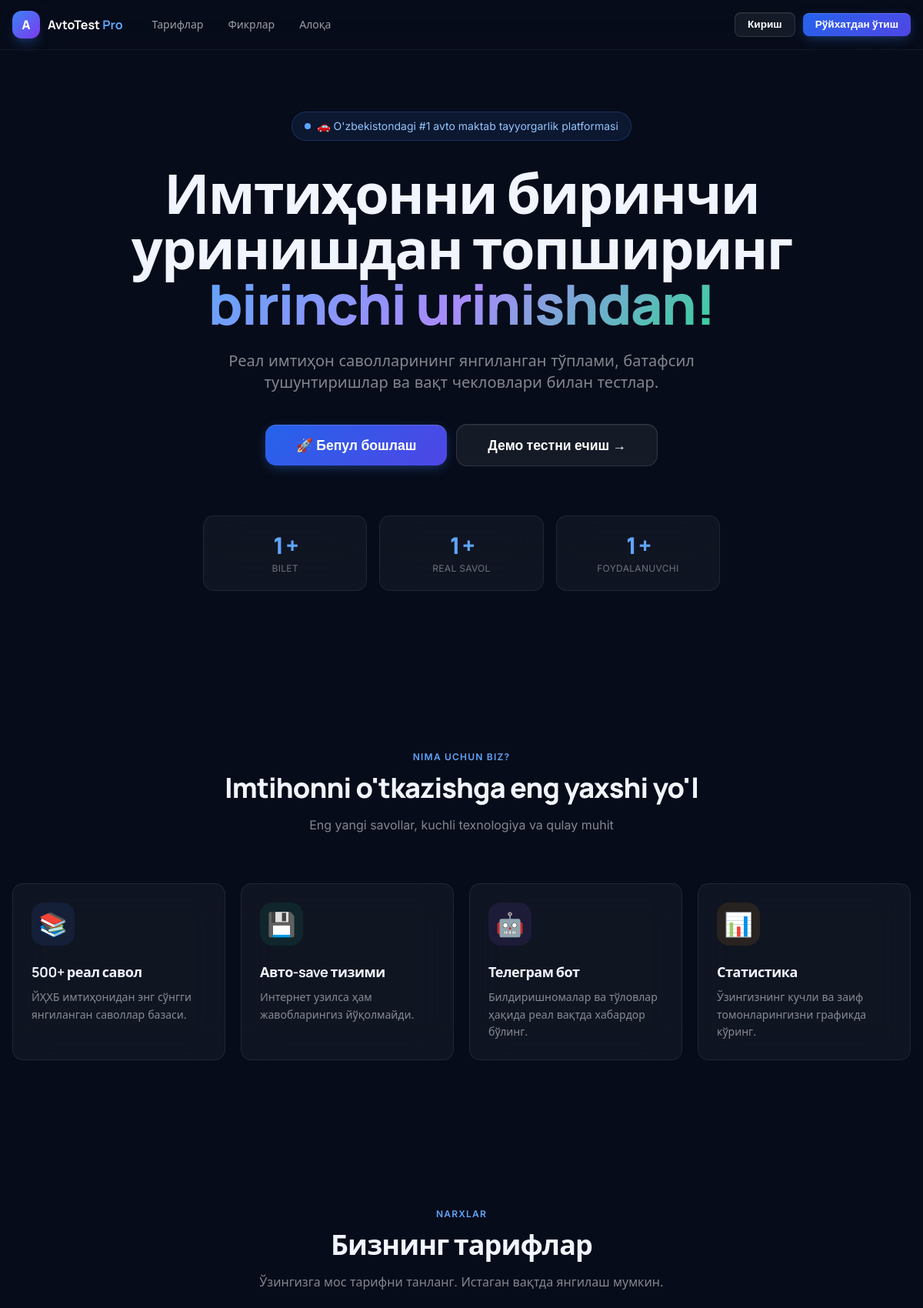
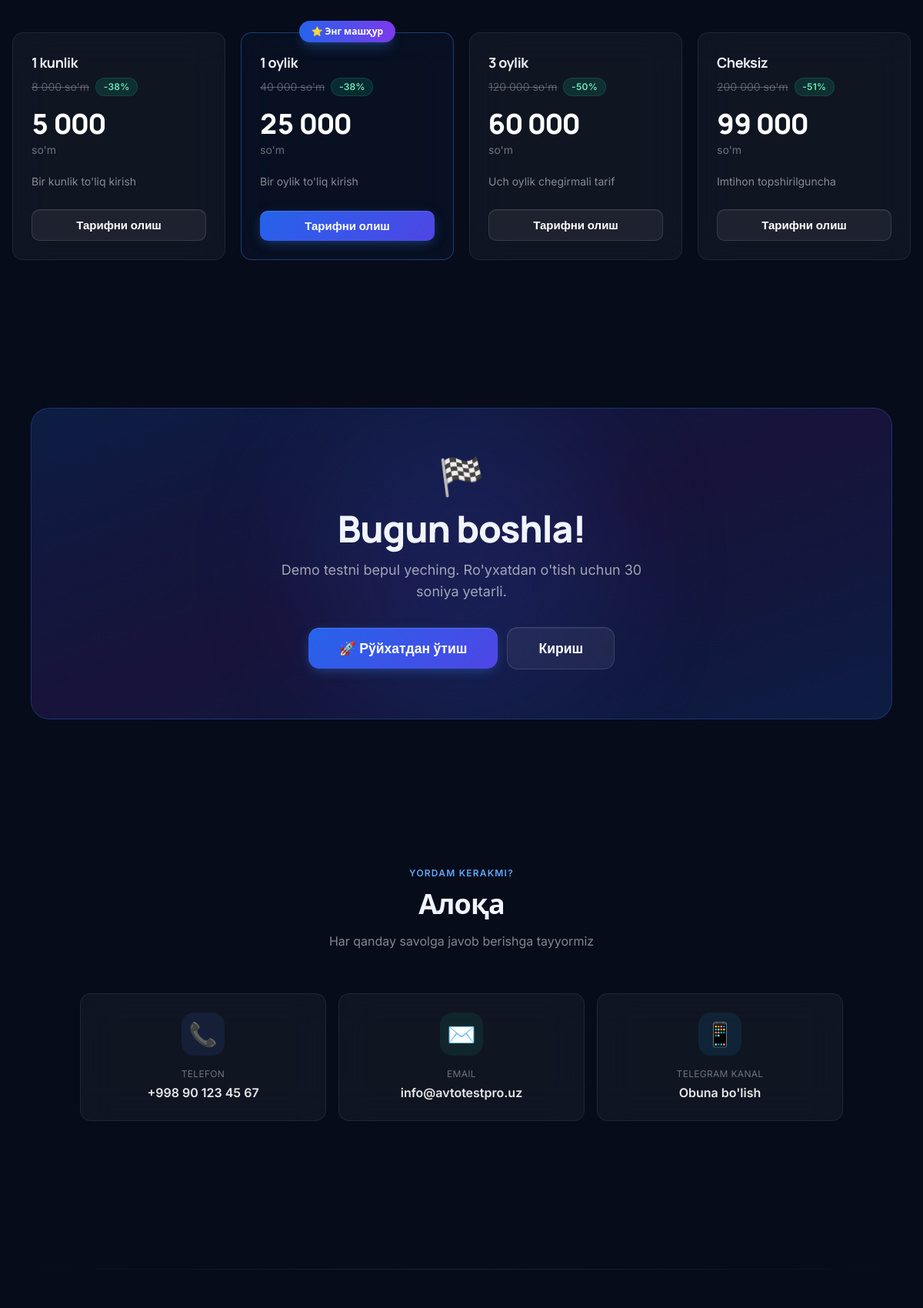
/?til=uz_cyrl (upper part), run on the app's committed database (2 pictures, top to bottom).
### tables this page shows
CREATE TABLE IF NOT EXISTS `tariflar` (
    `id`          INT UNSIGNED AUTO_INCREMENT PRIMARY KEY,
    `nomi`        VARCHAR(100) NOT NULL,
    `tavsif`      TEXT         DEFAULT NULL,
    `tur`         ENUM('kun','oy','bilet') DEFAULT 'oy',
    `qiymat`      INT UNSIGNED DEFAULT 1,
    `narx`        DECIMAL(12,2) NOT NULL,
    `eski_narx`   DECIMAL(12,2) DEFAULT NULL,
    `mashhur`     TINYINT(1)   DEFAULT 0,
    `tartib`      INT          DEFAULT 0,
    `holat`       ENUM('faol','nofaol') DEFAULT 'faol',
    `yaratilgan`  DATETIME     DEFAULT CURRENT_TIMESTAMP,
    INDEX `idx_holat` (`holat`)
);

### public_html/config/auth.php (called while the page is built, shortened)
<?php
require_once __DIR__ . '/database.php';
require_once __DIR__ . '/../includes/security.php';
$TIL = $_SESSION['til'] ?? $_COOKIE['til'] ?? TIL_DEFAULT;
$tarjima_fayl = __DIR__ . '/../lang/' . $TIL . '.php';
$tarjimalar   = file_exists($tarjima_fayl) ? require $tarjima_fayl : [];
function t(string $kalit, array $almashtir = []): string
{
    global $tarjimalar;
    $matn = $tarjimalar[$kalit] ?? $kalit;
    return $matn;
}

### public_html/includes/security.php (called while the page is built, shortened)
<?php
require_once __DIR__ . '/../config/database.php';
function e(mixed $matn): string
{
    return htmlspecialchars((string) $matn, ENT_QUOTES | ENT_SUBSTITUTE, 'UTF-8');
}

### public_html/config/database.php (called while the page is built, shortened)
<?php
function db(): PDO
{
    static $pdo = null;
    if ($pdo !== null) {
        return $pdo;
    }
    $dsn = sprintf('mysql:host=%s;dbname=%s;charset=%s', DB_HOST, DB_NAME, DB_CHARSET);
    try {
        $pdo = new PDO($dsn, DB_USER, DB_PASS, [
            PDO::ATTR_ERRMODE            => PDO::ERRMODE_EXCEPTION,
            PDO::ATTR_DEFAULT_FETCH_MODE => PDO::FETCH_ASSOC,
            PDO::ATTR_EMULATE_PREPARES   => false,
            PDO::MYSQL_ATTR_INIT_COMMAND => "SET NAMES utf8mb4 COLLATE utf8mb4_unicode_ci",
            PDO::ATTR_PERSISTENT         => false,
        ]);
    } catch (PDOException $e) {
        error_log('[AvtoTest] DB xato: ' . $e->getMessage());
        http_response_code(503);
        exit('Server vaqtinchalik mavjud emas. Iltimos, keyinroq urinib ko\'ring.');
    }
    return $pdo;
}
function db_barcha(string $sql, array $p = []): array
{
    $st = db()->prepare($sql);
    $st->execute($p);
    return $st->fetchAll();
}

### public_html/includes/funksiyalar.php (called while the page is built, shortened)
<?php
require_once __DIR__ . '/../config/database.php';
function pul(int|float $summa, string $valyuta = "so'm"): string
{
    return number_format((float) $summa, 0, '.', ' ') . ' ' . $valyuta;
}

### public_html/index.php (the view, shortened to what this page needs)
<?php
require_once __DIR__ . '/config/auth.php';
require_once __DIR__ . '/includes/funksiyalar.php';
$tariflar = db_barcha('SELECT * FROM tariflar WHERE holat = "faol" ORDER BY tartib, narx');
$bilet_son   = (int) db_qiymat('SELECT COUNT(*) FROM biletlar WHERE holat = "faol"');
$savol_son   = (int) db_qiymat('SELECT COUNT(*) FROM savollar');
$foydalanuvchi_son = (int) db_qiymat('SELECT COUNT(*) FROM foydalanuvchilar');
require_once __DIR__ . '/includes/header.php';
require_once __DIR__ . '/includes/navbar.php';
?>
<section class="relative max-w-7xl mx-auto px-4 pt-20 pb-28 text-center">
    <div class="inline-flex items-center gap-2 px-4 py-2 rounded-full
                bg-blue-500/10 border border-blue-500/25 text-blue-300 text-sm
                mb-8 fade-up animate-float">
        <span class="w-2 h-2 rounded-full bg-blue-400 animate-pulse"></span>
        🚗 O'zbekistondagi #1 avto maktab tayyorgarlik platformasi
    </div>
    <h1 class="text-4xl sm:text-6xl lg:text-7xl font-display font-black tracking-tight leading-[1.08] mb-6 fade-up"
        style="animation-delay:.1s">
        <?= e(t('hero_sarlavha')) ?>
        <br>
        <span class="grad-text">birinchi urinishdan!</span>
    </h1>
    <p class="text-lg md:text-xl text-white/50 max-w-2xl mx-auto mb-10 leading-relaxed fade-up"
       style="animation-delay:.2s">
        <?= e(t('hero_tavsif')) ?>
    </p>
    <div class="flex flex-wrap items-center justify-center gap-3 mb-16 fade-up" style="animation-delay:.3s">
        <a href="<?= e(SAYT_URL) ?>/register" class="btn btn-primary btn-xl">
            🚀 <?= e(t('hero_tugma_boshla')) ?>
        </a>
        <a href="<?= e(SAYT_URL) ?>/test" class="btn btn-ghost btn-xl">
            <?= e(t('hero_tugma_demo')) ?> →
        </a>
    </div>
    <div class="grid grid-cols-3 max-w-2xl mx-auto gap-4">
        <?php
        $hero_stats = [
            [$bilet_son.'+',         'Bilet',          '.35s'],
            [$savol_son.'+',         'Real savol',      '.45s'],
            [$foydalanuvchi_son.'+', 'Foydalanuvchi',   '.55s'],
        ];
        foreach ($hero_stats as [$v, $n, $d]):
        ?>
        <div class="glass-card py-5 px-4 fade-up" style="animation-delay:<?= $d ?>">
            <div class="text-2xl sm:text-3xl font-display font-black text-blue-400 tabnum"><?= $v ?></div>
            <div class="text-xs text-white/40 mt-1 uppercase tracking-wide"><?= $n ?></div>
        </div>
        <?php endforeach; ?>
    </div>
</section>
<section class="max-w-7xl mx-auto px-4 py-24">
    <div class="text-center mb-16 fade-up">
        <p class="text-xs text-blue-400 font-semibold uppercase tracking-widest mb-3">Nima uchun biz?</p>
        <h2 class="text-3xl md:text-4xl font-display font-black mb-4">Imtihonni o'tkazishga eng yaxshi yo'l</h2>
        <p class="text-white/50 max-w-xl mx-auto">Eng yangi savollar, kuchli texnologiya va qulay muhit</p>
    </div>
    <div class="grid sm:grid-cols-2 lg:grid-cols-4 gap-5">
        <?php
        $xususiyatlar = [
            ['📚', t('xususiyat_1_sarlavha'), t('xususiyat_1_tavsif'), 'from-blue-500 to-cyan-500',    'bg-blue-500/10 text-blue-400'],
            ['💾', t('xususiyat_2_sarlavha'), t('xususiyat_2_tavsif'), 'from-emerald-500 to-teal-500', 'bg-emerald-500/10 text-emerald-400'],
            ['🤖', t('xususiyat_3_sarlavha'), t('xususiyat_3_tavsif'), 'from-violet-500 to-purple-600','bg-violet-500/10 text-violet-400'],
            ['📊', t('xususiyat_4_sarlavha'), t('xususiyat_4_tavsif'), 'from-amber-500 to-orange-500', 'bg-amber-500/10 text-amber-400'],
        ];
        foreach ($xususiyatlar as $i => [$ico, $nom, $tavsif, $grad, $cls]):
        ?>
        <div class="glass-card glass-card-hover p-6 fade-up group" style="animation-delay:<?= 0.07*($i+1) ?>s">
            <div class="w-14 h-14 rounded-2xl <?= $cls ?> flex items-center justify-center text-3xl mb-5
                        group-hover:scale-110 transition-transform duration-300">
                <?= $ico ?>
            </div>
            <h3 class="font-display font-bold text-lg mb-2"><?= e($nom) ?></h3>
            <p class="text-sm text-white/50 leading-relaxed"><?= e($tavsif) ?></p>
        </div>
        <?php endforeach; ?>
    </div>
</section>
<section id="tariflar" class="max-w-7xl mx-auto px-4 py-24">
    <div class="text-center mb-16 fade-up">
        <p class="text-xs text-blue-400 font-semibold uppercase tracking-widest mb-3">Narxlar</p>
        <h2 class="text-3xl md:text-4xl font-display font-black mb-4"><?= e(t('tariflar_sarlavha')) ?></h2>
        <p class="text-white/50"><?= e(t('tariflar_tavsif')) ?></p>
    </div>
    <?php if (empty($tariflar)): ?>
        <div class="glass-card p-16 text-center text-white/40"><?= e(t('tariflar_yoq')) ?></div>
    <?php else: ?>
    <div class="grid sm:grid-cols-2 lg:grid-cols-4 gap-5">
        <?php foreach ($tariflar as $i => $tar): ?>
        <div class="glass-card glass-card-hover p-6 fade-up relative flex flex-col
            <?= $tar['mashhur'] ? 'border-blue-500/40 bg-blue-500/[0.04]' : '' ?>"
             style="animation-delay:<?= 0.07*($i+1) ?>s">
            <?php if ($tar['mashhur']): ?>
            <div class="absolute -top-4 left-0 right-0 flex justify-center">
                <span class="px-4 py-1.5 rounded-full text-xs font-bold
                             bg-gradient-to-r from-blue-600 to-violet-600 text-white
                             shadow-lg shadow-blue-500/25">
                    ⭐ <?= e(t('mashhur')) ?>
                </span>
            </div>
            <?php endif; ?>
            <div class="mb-4">
                <h3 class="font-display font-bold text-lg"><?= e($tar['nomi']) ?></h3>
                <?php if ((float)($tar['eski_narx']??0) > (float)$tar['narx']): ?>
                <div class="flex items-center gap-2 mt-1.5">
                    <span class="text-white/30 line-through text-sm"><?= e(pul($tar['eski_narx'])) ?></span>
                    <span class="badge badge-green text-xs">-<?= round((1-$tar['narx']/$tar['eski_narx'])*100) ?>%</span>
                </div>
                <?php endif; ?>
            </div>
            <div class="text-4xl font-display font-black text-white mb-1 tabnum">
                <?= number_format((float)$tar['narx'],0,'.',' ') ?>
            </div>
            <div class="text-sm text-white/40 mb-5">so'm</div>
            <p class="text-sm text-white/50 leading-relaxed flex-1 mb-6"><?= e($tar['tavsif']) ?></p>
            <a href="<?= e(SAYT_URL) ?>/register"
               class="btn <?= $tar['mashhur'] ? 'btn-primary' : 'btn-ghost' ?> w-full">
                <?= e(t('tarif_olish')) ?>
            </a>
        </div>
        <?php endforeach; ?>
    </div>
    <?php endif; ?>
</section>
<section class="max-w-6xl mx-auto px-4 py-24">
    <div class="relative overflow-hidden rounded-3xl p-10 sm:p-16 text-center fade-up
                bg-gradient-to-br from-blue-600/20 via-violet-600/15 to-blue-600/20
                border border-blue-500/25">
        <div class="absolute inset-0 flex items-center justify-center pointer-events-none">
            <div class="w-96 h-96 rounded-full bg-blue-600/15 filter blur-[80px]"></div>
        </div>
        <div class="relative">
            <div class="text-5xl mb-5">🏁</div>
            <h2 class="text-3xl md:text-5xl font-display font-black mb-4">Bugun boshla!</h2>
            <p class="text-white/60 text-lg max-w-lg mx-auto mb-8">
                Demo testni bepul yeching. Ro'yxatdan o'tish uchun 30 soniya yetarli.
            </p>
            <div class="flex flex-wrap items-center justify-center gap-3">
                <a href="<?= e(SAYT_URL) ?>/register" class="btn btn-primary btn-xl">
                    🚀 <?= e(t('royxatdan_otish')) ?>
                </a>
                <a href="<?= e(SAYT_URL) ?>/login" class="btn btn-ghost btn-xl">
                    <?= e(t('kirish')) ?>
                </a>
            </div>
        </div>
    </div>
</section>
<section id="aloqa" class="max-w-5xl mx-auto px-4 py-24">
    <div class="text-center mb-14 fade-up">
        <p class="text-xs text-blue-400 font-semibold uppercase tracking-widest mb-3">Yordam kerakmi?</p>
        <h2 class="text-3xl md:text-4xl font-display font-black mb-4"><?= e(t('aloqa')) ?></h2>
        <p class="text-white/50">Har qanday savolga javob berishga tayyormiz</p>
    </div>
    <div class="grid sm:grid-cols-3 gap-4">
        <?php
        $aloqa_items = [
            ['📞','Telefon',       sozlama('aloqa_telefon',''),  'tel:'.sozlama('aloqa_telefon',''),   'blue',   'bg-blue-500/10 text-blue-400'],
            ['✉️','Email',          sozlama('aloqa_email',''),    'mailto:'.sozlama('aloqa_email',''),  'emerald','bg-emerald-500/10 text-emerald-400'],
            ['📱','Telegram kanal', 'Obuna bo\'lish',             sozlama('telegram_kanal','#'),        'sky',    'bg-sky-500/10 text-sky-400'],
        ];
        foreach ($aloqa_items as $i => [$ico, $nom, $qiymat, $href, $rang, $cls]):
        ?>
        <a href="<?= e($href) ?>"
           <?= $rang === 'sky' ? 'target="_blank" rel="noopener"' : '' ?>
           class="glass-card glass-card-hover p-6 text-center fade-up group"
           style="animation-delay:<?= 0.08*($i+1) ?>s">
            <div class="w-14 h-14 mx-auto rounded-2xl <?= $cls ?> flex items-center justify-center text-3xl mb-4
                        group-hover:scale-110 transition-transform duration-200">
                <?= $ico ?>
            </div>
            <p class="text-xs text-white/40 uppercase tracking-wide mb-1"><?= e($nom) ?></p>
            <p class="font-semibold text-white/90 truncate"><?= e($qiymat) ?></p>
        </a>
        <?php endforeach; ?>
    </div>
</section>
<?php
require_once __DIR__ . '/includes/footer.php';

### public_html/includes/header.php (style rules this page uses)
*, *::before, *::after { box-sizing: border-box; margin: 0; padding: 0; }
:root { --bg: #070C1A; --bg2: #0D1426; --surface: rgba(255,255,255,0.04); --surface2: rgba(255,255,255,0.07); --border: rgba(255,255,255,0.08); --border2: rgba(255,255,255,0.14); --blue: #3B82F6; --blue-dark: #1D4ED8; --blue-glow: rgba(59,130,246,0.35); --violet: #7C3AED; --green: #10B981; --amber: #F59E0B; --red: #EF4444; --text: #F1F5FF; --muted: #6B7CA8; --radius: 14px; --radius-sm: 10px; --radius-xs: 8px; }
html { background: var(--bg); color: var(--text); scroll-behavior: smooth; }
body { font-family: 'Inter', system-ui, sans-serif; -webkit-font-smoothing: antialiased; -moz-osx-font-smoothing: grayscale; background: var(--bg); color: var(--text); overflow-x: hidden; min-height: 100vh; }
h1, h2, h3, h4, h5, h6 { font-family: 'Manrope', system-ui, sans-serif; letter-spacing: -0.025em; line-height: 1.2; font-weight: 700; }
.glass-card { background: var(--surface); backdrop-filter: blur(24px); -webkit-backdrop-filter: blur(24px); border: 1px solid var(--border); border-radius: var(--radius); transition: border-color .25s ease, transform .25s ease, box-shadow .25s ease; }
.grad-text { background: linear-gradient(135deg, #60A5FA 0%, #A78BFA 50%, #34D399 100%); -webkit-background-clip: text; -webkit-text-fill-color: transparent; background-clip: text; }
.btn { display: inline-flex; align-items: center; justify-content: center; gap: .45rem; font-weight: 600; border-radius: var(--radius-sm); border: none; cursor: pointer; transition: all .2s ease; white-space: nowrap; line-height: 1; padding: .75rem 1.5rem; font-family: 'Inter', sans-serif; font-size: .9375rem; }
.btn-primary { background: linear-gradient(135deg, #2563EB 0%, #4F46E5 100%); color: #fff; box-shadow: 0 4px 16px -4px rgba(59,130,246,.5), inset 0 1px 0 rgba(255,255,255,.15); }
.btn-ghost { background: rgba(255,255,255,.06); color: #fff; border: 1px solid rgba(255,255,255,.12); box-shadow: inset 0 1px 0 rgba(255,255,255,.06); }
.btn-xl { padding: 1.1rem 2.5rem; font-size: 1.1rem; border-radius: 14px; }
.badge { display: inline-flex; align-items: center; gap: .25rem; padding: .2rem .6rem; border-radius: 999px; font-size: .72rem; font-weight: 600; letter-spacing: .02em; line-height: 1.4; }
.badge-green { background: rgba(16,185,129,.16); color: #6EE7B7; border: 1px solid rgba(16,185,129,.2); }
.fade-up { animation: fadeUp .5s ease both; }
.tabnum { font-variant-numeric: tabular-nums; }

### data on the page
tariflar: nomi "1 kunlik", eski_narx "8 000 so'm", (1-$tar['narx']/$tar['eski_narx'])*100 "38", narx "5 000", tavsif "Bir kunlik to'liq kirish"
tariflar: nomi "1 oylik", eski_narx "40 000 so'm", (1-$tar['narx']/$tar['eski_narx'])*100 "38", narx "25 000", tavsif "Bir oylik to'liq kirish"
tariflar: nomi "3 oylik", eski_narx "120 000 so'm", (1-$tar['narx']/$tar['eski_narx'])*100 "50", narx "60 000", tavsif "Uch oylik chegirmali tarif"
tariflar: nomi "Cheksiz", eski_narx "200 000 so'm", (1-$tar['narx']/$tar['eski_narx'])*100 "51", narx "99 000", tavsif "Imtihon topshirilguncha"

### other printed values
t('tariflar') "Тарифлар"
t('fikrlar') "Фикрлар"
t('aloqa') "Алоқа"
t('kirish') "Кириш"
t('royxatdan_otish') "Рўйхатдан ўтиш"
t('hero_sarlavha') "Имтиҳонни биринчи уринишдан топширинг"
t('hero_tavsif') "Реал имтиҳон саволларининг янгиланган тўплами, батафсил тушунтиришлар ва вақт чекловлари билан тестлар."
t('hero_tugma_boshla') "Бепул бошлаш"
t('hero_tugma_demo') "Демо тестни ечиш"
$v "1+"
$n "BILET"
$n "REAL SAVOL"
$n "FOYDALANUVCHI"
$ico "📚"
$nom "500+ реал савол"
